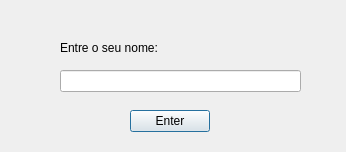
<?xml version="1.0" encoding="UTF-8"?>
<ui version="4.0">
 <class>NicknameView</class>
 <widget class="QDialog" name="NicknameView">
  <property name="geometry">
   <rect>
    <x>0</x>
    <y>0</y>
    <width>346</width>
    <height>152</height>
   </rect>
  </property>
  <property name="windowTitle">
   <string>NicknameView</string>
  </property>
  <widget class="QLineEdit" name="lineEdit">
   <property name="geometry">
    <rect>
     <x>60</x>
     <y>70</y>
     <width>241</width>
     <height>22</height>
    </rect>
   </property>
   <property name="dragEnabled">
    <bool>false</bool>
   </property>
  </widget>
  <widget class="QPushButton" name="pushButton">
   <property name="geometry">
    <rect>
     <x>130</x>
     <y>110</y>
     <width>80</width>
     <height>22</height>
    </rect>
   </property>
   <property name="text">
    <string>Enter</string>
   </property>
  </widget>
  <widget class="QLabel" name="label">
   <property name="geometry">
    <rect>
     <x>60</x>
     <y>40</y>
     <width>111</width>
     <height>16</height>
    </rect>
   </property>
   <property name="text">
    <string>Entre o seu nome:</string>
   </property>
  </widget>
 </widget>
 <resources/>
 <connections/>
</ui>
